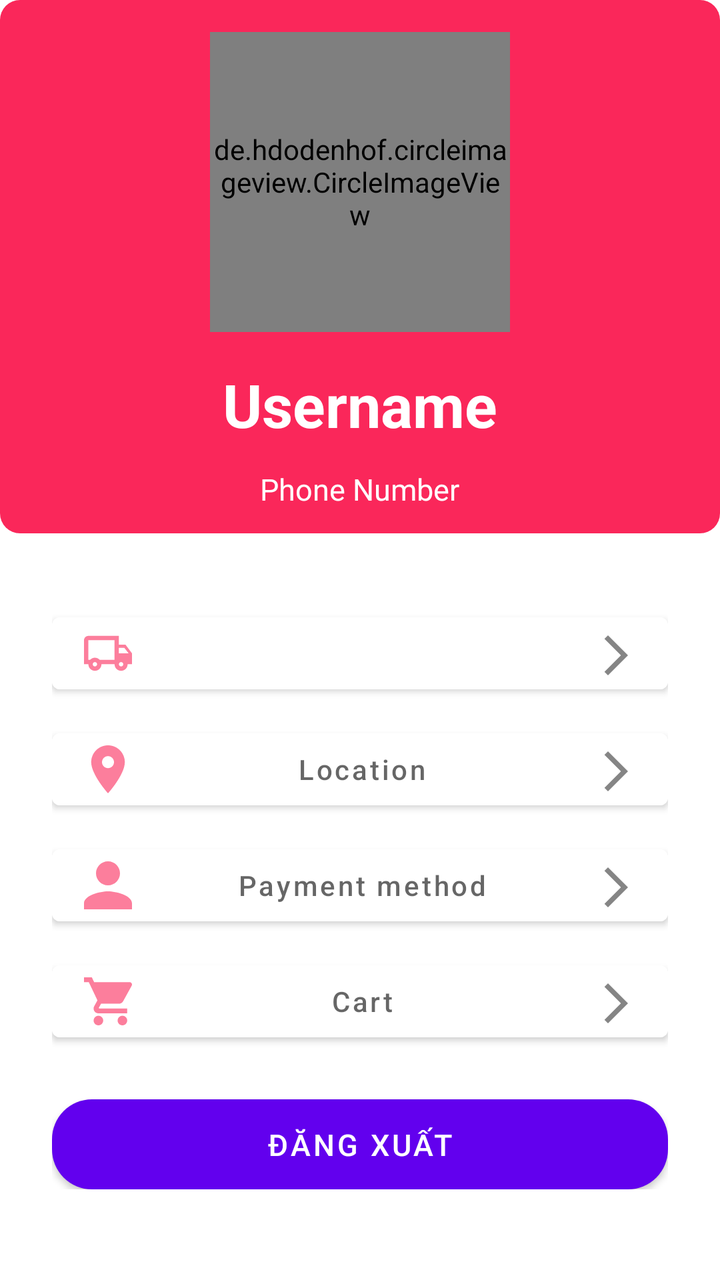
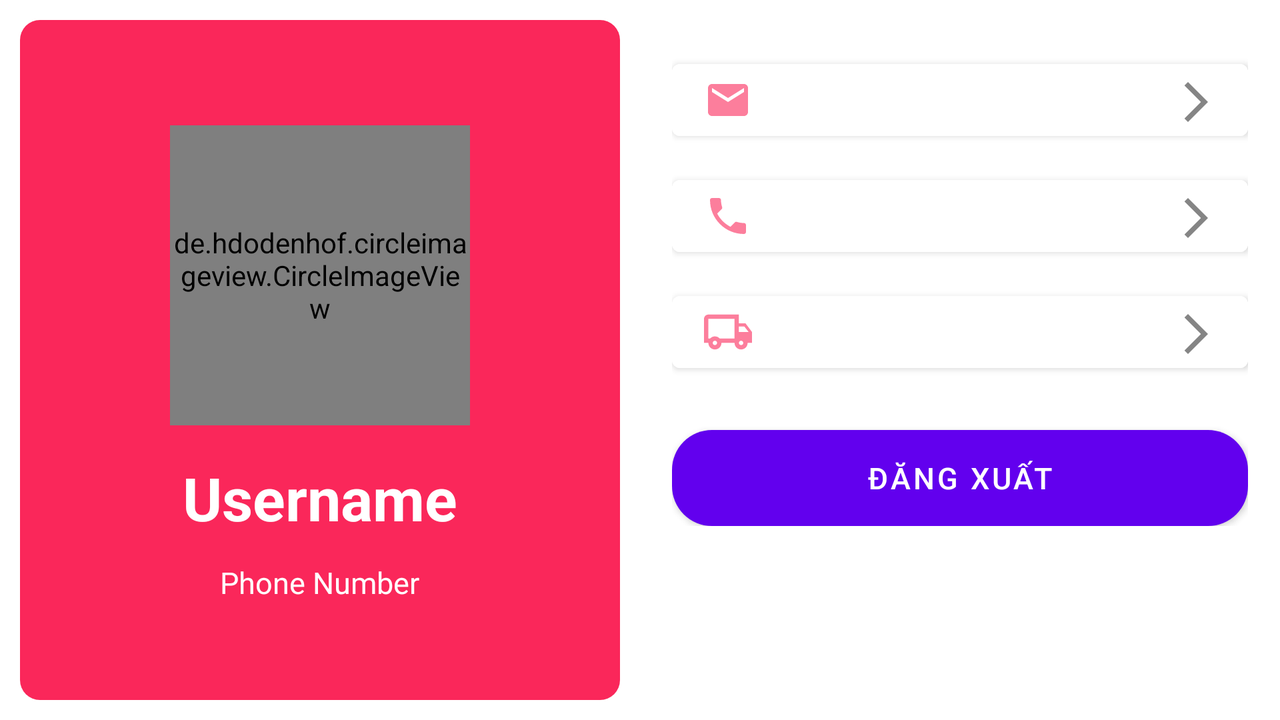

First picture: res/layout/ on a phone held upright. Second picture: the repository's own variant of that layout, on a device whose configuration matches the variant's folder. Source for both follows.
<!-- AndroidManifest.xml: application theme Theme.BeWithYou -->
<!-- res/layout/activity_profile_page.xml -->
<?xml version="1.0" encoding="utf-8"?>
<LinearLayout xmlns:android="http://schemas.android.com/apk/res/android"
    android:layout_width="match_parent"
    android:orientation="vertical"
    android:layout_height="match_parent">
    <LinearLayout
        android:layout_width="match_parent"
        android:layout_height="wrap_content"
        android:orientation="vertical"
        android:background="@drawable/rounded_corner"
        >

        <de.hdodenhof.circleimageview.CircleImageView
            android:id="@+id/profile_picture"
            android:layout_margin="16dp"
            android:layout_width="150dp"
            android:layout_height="150dp"
            android:src="@drawable/avt"
            android:layout_gravity="center"/>

        <TextView
            android:id="@+id/username_text"
            android:layout_width="wrap_content"
            android:layout_height="wrap_content"
            android:layout_below="@id/profile_picture"
            android:layout_gravity="center"
            android:textSize="30dp"
            android:layout_centerHorizontal="true"
            android:text="Username"
            android:textColor="#FFF"
            android:textStyle="bold"/>
        <TextView
            android:id="@+id/phone_num_text"
            android:layout_width="wrap_content"
            android:layout_height="wrap_content"
            android:layout_centerHorizontal="true"
            android:layout_margin="12dp"
            android:layout_gravity="center"
            android:textSize="15dp"
            android:text="Phone Number"
            android:textColor="#FFF"/>

    </LinearLayout>


    <LinearLayout
        android:layout_width="match_parent"
        android:layout_height="wrap_content"
        android:orientation="vertical"
        android:layout_margin="10dp"
        >
        <LinearLayout
            android:layout_width="match_parent"
            android:layout_height="wrap_content"
            android:orientation="vertical"
            android:layout_margin="16dp">

            <Button
                android:id="@+id/btnDeliveryAddress"
                android:layout_width="match_parent"
                android:layout_height="wrap_content"
                android:textSize="13dp"
                android:textAlignment="textStart"
                android:textColor="@color/black"
                android:layout_marginTop="10dp"
                android:drawableRight="@drawable/ic_arrow"
                android:drawableLeft="@drawable/ic_ship"
                android:backgroundTint="@color/white" />

            <Button
                android:id="@+id/btnLocation"
                android:layout_width="match_parent"
                android:layout_height="wrap_content"
                android:hint="Location"
                android:layout_marginTop="10dp"
                android:drawableLeft="@drawable/ic_location"
                android:drawableRight="@drawable/ic_arrow"
                android:backgroundTint="@color/white" />

            <Button
                android:id="@+id/btnPhoneNumber"
                android:layout_width="match_parent"
                android:layout_height="wrap_content"
                android:hint="Payment method"
                android:layout_marginTop="10dp"
                android:drawableLeft="@drawable/ic_personal"
                android:drawableRight="@drawable/ic_arrow"
                android:backgroundTint="@color/white" />
            <Button
                android:id="@+id/btnCartInprfile"
                android:layout_width="match_parent"
                android:layout_height="wrap_content"
                android:layout_marginTop="10dp"
                android:hint="Cart"
                android:drawableLeft="@drawable/ic_cart"
                android:drawableRight="@drawable/ic_arrow"
                android:backgroundTint="@color/white" />
            <Button
                android:layout_width="match_parent"
                android:layout_height="45dp"
                android:layout_marginTop="25sp"
                android:text="Đăng xuất"
                android:textSize="15dp"
                android:background="@drawable/custom_button"
                android:textColor="#FFF"
                android:id="@+id/btnLogOut"/>
        </LinearLayout>

    </LinearLayout>






</LinearLayout>
<!-- resources referenced by this layout -->
<resources>
  <color name="black">#FF000000</color>
  <color name="white">#FFFFFFFF</color>
  <!-- drawable custom_button (drawable) -->
  <?xml version="1.0" encoding="utf-8"?>
  <shape xmlns:android="http://schemas.android.com/apk/res/android"
      android:shape="rectangle">
      <corners android:radius="20dp" />
      <gradient
          android:startColor="#FA275A"
          android:endColor="#DAACAC"
          android:angle="270" />
  </shape>
  <!-- drawable ic_arrow (drawable-anydpi) -->
  <vector xmlns:android="http://schemas.android.com/apk/res/android"
      android:width="22dp"
      android:height="22dp"
      android:viewportWidth="22"
      android:viewportHeight="22"
      android:tint="#333333"
      android:alpha="0.6"
      android:autoMirrored="true">
    <path
        android:fillColor="@android:color/white"
        android:pathData="M6.23,20.23l1.77,1.77l10,-10l-10,-10l-1.77,1.77l8.23,8.23z"/>
  </vector>
  <!-- drawable ic_location (drawable-anydpi) -->
  <vector xmlns:android="http://schemas.android.com/apk/res/android"
      android:width="24dp"
      android:height="24dp"
      android:viewportWidth="24"
      android:viewportHeight="24"
      android:tint="#FA275A"
      android:alpha="0.6">
    <group android:scaleX="1.2"
        android:scaleY="1.2"
        android:translateX="-2.4"
        android:translateY="-2.4">
      <path
          android:fillColor="@android:color/white"
          android:pathData="M12,2C8.13,2 5,5.13 5,9c0,5.25 7,13 7,13s7,-7.75 7,-13c0,-3.87 -3.13,-7 -7,-7zM12,11.5c-1.38,0 -2.5,-1.12 -2.5,-2.5s1.12,-2.5 2.5,-2.5 2.5,1.12 2.5,2.5 -1.12,2.5 -2.5,2.5z"/>
    </group>
  </vector>
  <!-- drawable ic_personal (drawable) -->
  <vector xmlns:android="http://schemas.android.com/apk/res/android"
  android:width="24dp"
  android:height="24dp"
  android:viewportWidth="24"
  android:viewportHeight="24"
  android:tint="#FA275A"
  android:alpha="0.6">
  <group android:scaleX="1.2"
      android:scaleY="1.2"
      android:translateX="-1.2"
      android:translateY="-2.4">
  <path android:fillColor="@android:color/white" android:pathData="M12,12c2.21,0 4,-1.79 4,-4s-1.79,-4 -4,-4 -4,1.79 -4,4 1.79,4 4,4zM12,14c-2.67,0 -8,1.34 -8,4v2h16v-2c0,-2.66 -5.33,-4 -8,-4z"/>
  </group>
  </vector>
  <!-- drawable rounded_corner (drawable) -->
  <?xml version="1.0" encoding="utf-8"?>
  <shape xmlns:android="http://schemas.android.com/apk/res/android"
      android:shape="rectangle">
      <corners android:radius="10dp" />
      <solid android:color="#ee9ca7" />
      <gradient
          android:type="linear"
          android:startColor="#FA275A"
          android:endColor="#FA275A"
          android:angle="0" />
  </shape>
  <style name="Theme.BeWithYou" parent="Theme.MaterialComponents.DayNight.DarkActionBar">
          
          <item name="colorPrimary">@color/purple_500</item>
          <item name="colorPrimaryVariant">@color/purple_700</item>
          <item name="colorOnPrimary">@color/white</item>
          
          <item name="colorSecondary">@color/teal_200</item>
          <item name="colorSecondaryVariant">@color/teal_700</item>
          <item name="colorOnSecondary">@color/black</item>
          
          <item name="android:statusBarColor">?attr/colorPrimaryVariant</item>
          
      </style>
  <color name="purple_500">#FF6200EE</color>
  <color name="purple_700">#FF3700B3</color>
  <color name="teal_200">#FF03DAC5</color>
  <color name="teal_700">#FF018786</color>
</resources>
<!-- res/layout-land/activity_profile_page.xml (the repository's variant of the layout above) -->
<!-- drawn on the phone turned sideways -->
<?xml version="1.0" encoding="utf-8"?>
<LinearLayout xmlns:android="http://schemas.android.com/apk/res/android"
    android:layout_width="match_parent"
    android:orientation="horizontal"
    android:layout_height="match_parent">
    <LinearLayout
        android:layout_width="300dp"
        android:layout_height="match_parent"
        android:layout_margin="@dimen/df_margin"
        android:orientation="vertical"
        android:gravity="center"
        android:background="@drawable/rounded_corner"
        >

        <de.hdodenhof.circleimageview.CircleImageView
            android:id="@+id/profile_picture"
            android:layout_margin="16dp"
            android:layout_width="150dp"
            android:layout_height="150dp"
            android:src="@drawable/avt"
            android:layout_gravity="center"/>

        <TextView
            android:id="@+id/username_text"
            android:layout_width="wrap_content"
            android:layout_height="wrap_content"
            android:layout_below="@id/profile_picture"
            android:layout_gravity="center"
            android:textSize="30dp"
            android:layout_centerHorizontal="true"
            android:text="Username"
            android:textColor="#FFF"
            android:textStyle="bold"/>
        <TextView
            android:id="@+id/phone_num_text"
            android:layout_width="wrap_content"
            android:layout_height="wrap_content"
            android:layout_centerHorizontal="true"
            android:layout_margin="12dp"
            android:layout_gravity="center"
            android:textSize="15sp"
            android:text="Phone Number"
            android:textColor="#FFF"/>

    </LinearLayout>


    <LinearLayout
        android:layout_width="match_parent"
        android:layout_height="wrap_content"
        android:orientation="vertical"
        android:layout_margin="16dp">

        <Button
            android:id="@+id/btnEmail"
            android:layout_width="match_parent"
            android:layout_height="wrap_content"
            android:textSize="13dp"
            android:textAllCaps="false"
            android:textColor="#404146"
            android:textAlignment="textStart"
            android:layout_marginTop="10dp"
            android:drawableRight="@drawable/ic_arrow"
            android:drawableLeft="@drawable/ic_email"
            android:drawablePadding="10dp"
            android:backgroundTint="@color/white"
            android:contentDescription="Email"/>
        <Button
            android:id="@+id/btnPhone"
            android:layout_width="match_parent"
            android:layout_height="wrap_content"
            android:textSize="13dp"
            android:textAllCaps="false"
            android:textColor="#404146"
            android:textAlignment="textStart"
            android:layout_marginTop="10dp"
            android:drawableRight="@drawable/ic_arrow"
            android:drawableLeft="@drawable/ic_phone"
            android:drawablePadding="10dp"
            android:backgroundTint="@color/white"
            android:contentDescription="Phone Number"/>
        <Button
            android:id="@+id/btnDeliveryAddress"
            android:layout_width="match_parent"
            android:layout_height="wrap_content"
            android:textSize="13dp"
            android:textAllCaps="false"
            android:textColor="#404146"
            android:textAlignment="textStart"
            android:layout_marginTop="10dp"
            android:drawableRight="@drawable/ic_arrow"
            android:drawableLeft="@drawable/ic_ship"
            android:drawablePadding="10dp"
            android:backgroundTint="@color/white"
            android:contentDescription="Delivery Address"/>
        <Button
            android:layout_width="match_parent"
            android:layout_height="48dp"
            android:layout_marginTop="25dp"
            android:text="Đăng xuất"
            android:textSize="15sp"
            android:background="@drawable/custom_button"
            android:textColor="#FFF"
            android:id="@+id/btnLogOut"/>

    </LinearLayout>






</LinearLayout>
<!-- resources referenced by the variant -->
<!-- as the phone turned sideways resolves them -->
<resources>
  <color name="white">#FFFFFFFF</color>
  <dimen name="df_margin">10dp</dimen>
  <!-- drawable custom_button (drawable) -->
  <?xml version="1.0" encoding="utf-8"?>
  <shape xmlns:android="http://schemas.android.com/apk/res/android"
      android:shape="rectangle">
      <corners android:radius="20dp" />
      <gradient
          android:startColor="#FA275A"
          android:endColor="#DAACAC"
          android:angle="270" />
  </shape>
  <!-- drawable ic_arrow (drawable-anydpi) -->
  <vector xmlns:android="http://schemas.android.com/apk/res/android"
      android:width="22dp"
      android:height="22dp"
      android:viewportWidth="22"
      android:viewportHeight="22"
      android:tint="#333333"
      android:alpha="0.6"
      android:autoMirrored="true">
    <path
        android:fillColor="@android:color/white"
        android:pathData="M6.23,20.23l1.77,1.77l10,-10l-10,-10l-1.77,1.77l8.23,8.23z"/>
  </vector>
  <!-- drawable ic_email (drawable-anydpi) -->
  <vector xmlns:android="http://schemas.android.com/apk/res/android"
      android:width="24dp"
      android:height="24dp"
      android:viewportWidth="24"
      android:viewportHeight="24"
      android:tint="#FA275A"
      android:alpha="0.6">
    <path
        android:fillColor="@android:color/white"
        android:pathData="M20,4L4,4c-1.1,0 -1.99,0.9 -1.99,2L2,18c0,1.1 0.9,2 2,2h16c1.1,0 2,-0.9 2,-2L22,6c0,-1.1 -0.9,-2 -2,-2zM20,8l-8,5 -8,-5L4,6l8,5 8,-5v2z"/>
  </vector>
  <!-- drawable ic_phone (drawable-anydpi) -->
  <vector xmlns:android="http://schemas.android.com/apk/res/android"
      android:width="24dp"
      android:height="24dp"
      android:viewportWidth="24"
      android:viewportHeight="24"
      android:tint="#FA275A"
      android:alpha="0.6">
    <path
        android:fillColor="@android:color/white"
        android:pathData="M6.62,10.79c1.44,2.83 3.76,5.14 6.59,6.59l2.2,-2.2c0.27,-0.27 0.67,-0.36 1.02,-0.24 1.12,0.37 2.33,0.57 3.57,0.57 0.55,0 1,0.45 1,1V20c0,0.55 -0.45,1 -1,1 -9.39,0 -17,-7.61 -17,-17 0,-0.55 0.45,-1 1,-1h3.5c0.55,0 1,0.45 1,1 0,1.25 0.2,2.45 0.57,3.57 0.11,0.35 0.03,0.74 -0.25,1.02l-2.2,2.2z"/>
  </vector>
  <!-- drawable rounded_corner (drawable) -->
  <?xml version="1.0" encoding="utf-8"?>
  <shape xmlns:android="http://schemas.android.com/apk/res/android"
      android:shape="rectangle">
      <corners android:radius="10dp" />
      <solid android:color="#ee9ca7" />
      <gradient
          android:type="linear"
          android:startColor="#FA275A"
          android:endColor="#FA275A"
          android:angle="0" />
  </shape>
  <style name="Theme.BeWithYou" parent="Theme.MaterialComponents.DayNight.DarkActionBar">
          
          <item name="colorPrimary">@color/purple_500</item>
          <item name="colorPrimaryVariant">@color/purple_700</item>
          <item name="colorOnPrimary">@color/white</item>
          
          <item name="colorSecondary">@color/teal_200</item>
          <item name="colorSecondaryVariant">@color/teal_700</item>
          <item name="colorOnSecondary">@color/black</item>
          
          <item name="android:statusBarColor">?attr/colorPrimaryVariant</item>
          
      </style>
  <color name="purple_500">#FF6200EE</color>
  <color name="purple_700">#FF3700B3</color>
  <color name="teal_200">#FF03DAC5</color>
  <color name="teal_700">#FF018786</color>
  <color name="black">#FF000000</color>
</resources>
